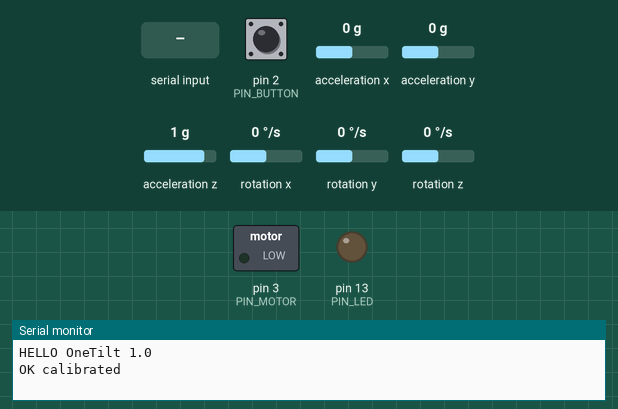
A sketch run on a simulated Arduino Nano, built with avr-gcc and run on an emulated ATmega328P. On the bench: switched loads named in the sketch (green lamp = pin HIGH), output pins drawn as LEDs (lit = HIGH), the last lines printed to the serial monitor. Wiring (inferred from the names in the program): MPU-6050 motion sensor at I2C address 0x68. Dashed ring = blinking. The inputs (shaded band) are chosen by the test bench; at power-on: pin 2 (PIN_BUTTON) HIGH, acceleration y 0 g, acceleration x 0 g, acceleration z 1 g, rotation x 0 °/s, rotation y 0 °/s, rotation z 0 °/s.

Above: at 5.2 s.
5.3 s: pin 2 (PIN_BUTTON) pulled LOW for 0.15 s
At 6.1 s:
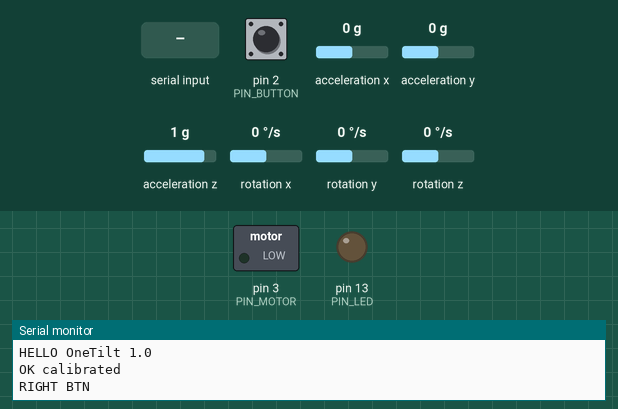
6.9 s: "C90\n" received over Serial
At 7.88 s:
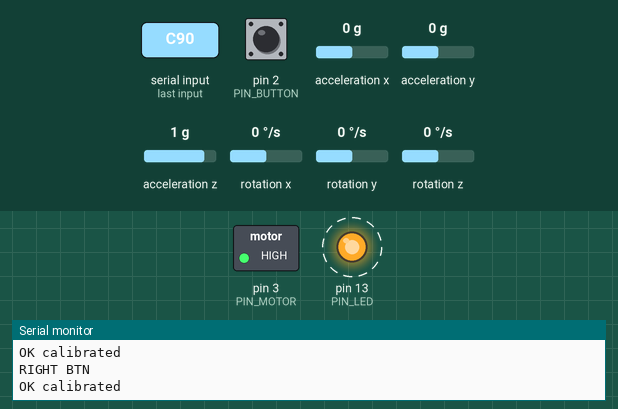
9.5 s: acceleration y set to -1.4 g
At 10.8 s:
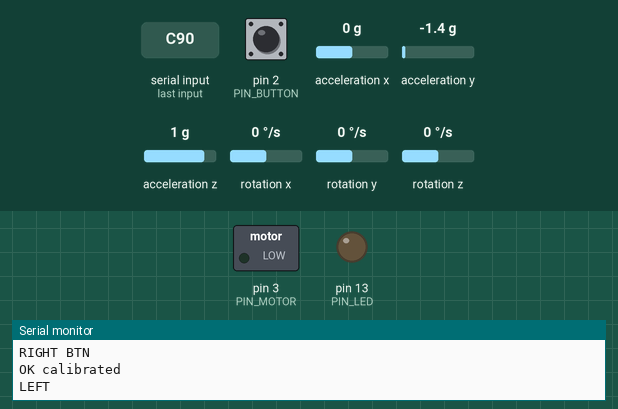
11.1 s: pin 2 (PIN_BUTTON) pulled LOW for 1 s
At 12.7 s:
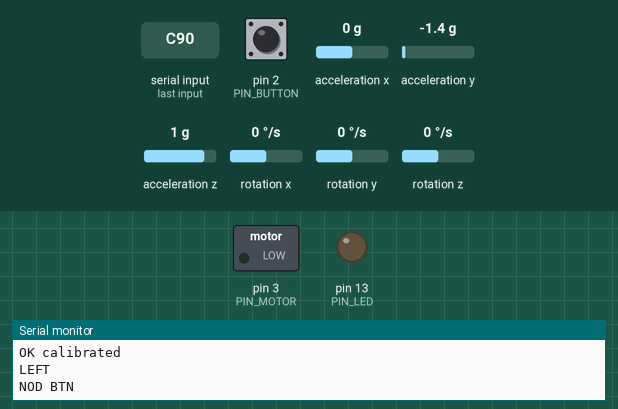
Timing chart, 0 to 14.2 s (numbered marks = the images above; inputs shaded):
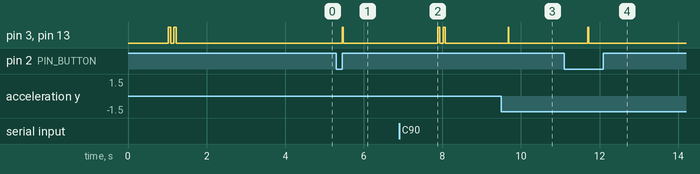

The sketch:

one_tilt_headband.ino
```cpp
// One-Tilt Web - headband firmware
// Board : Arduino Nano (ATmega328P)          Sensor : MPU6050 (I2C)
//
// Wiring
//   MPU6050 VCC -> 5V      GND -> GND      SDA -> A4      SCL -> A5
//   Vibration motor via NPN transistor (2N2222 + 1k base resistor + flyback diode) -> D3
//   Arcade button (backup switch) -> D2 and GND (internal pull-up)
//
// Serial protocol, 115200 baud, one line per message
//   Device -> browser : HELLO OneTilt <version>
//                       LEFT | RIGHT | NOD | UP | HELP   (optionally followed by " BTN")
//                       A,<roll>,<pitch>                  (live angles when streaming is on)
//                       OK <what> | ERR <why> | CFG ...
//   Browser -> device : C            calibrate neutral pose (keep head still ~1 s)
//                       B1 | B2 | B3 buzz: short tick, double, long
//                       V1 | V0      live angle stream on/off
//                       S,<tilt>,<nod>,<look>   thresholds in degrees
//                       O,<swap>,<invRoll>,<invPitch>  how the sensor is mounted (0/1 each)
//                       P            ping (answers PONG)       ?  print config
//
// Settings are kept in EEPROM, so a caregiver only has to tune them once.

#include <Wire.h>
#include <EEPROM.h>
#include <math.h>
#include "gesture.h"

#define FW_VERSION "1.0"

const uint8_t MPU_ADDR = 0x68;
const uint8_t PIN_BUTTON = 2;
const uint8_t PIN_MOTOR = 3;
const uint8_t PIN_LED = 13;

const uint16_t SAMPLE_US = 5000;        // 200 Hz
const float GYRO_WEIGHT = 0.96f;         // complementary filter
const float RAD2DEG = 57.2957795f;
const uint16_t LONG_PRESS_MS = 600;

struct Settings {
  uint8_t magic;
  float tiltDeg, nodDeg, lookDeg;
  uint8_t swapAxes, invRoll, invPitch;
};
const uint8_t SETTINGS_MAGIC = 0x5A;

Settings settings;
GestureEngine engine;

float roll = 0, pitch = 0;               // filtered absolute angles
float neutralRoll = 0, neutralPitch = 0;
float gyroBiasX = 0, gyroBiasY = 0;
bool streamAngles = false;
bool sensorOk = false;
uint32_t lastSampleUs = 0, lastStreamMs = 0;

// ---------- MPU6050 ----------
void mpuWrite(uint8_t reg, uint8_t value) {
  Wire.beginTransmission(MPU_ADDR);
  Wire.write(reg);
  Wire.write(value);
  Wire.endTransmission();
}

uint8_t mpuReadByte(uint8_t reg) {
  Wire.beginTransmission(MPU_ADDR);
  Wire.write(reg);
  if (Wire.endTransmission(false) != 0) return 0xFF;
  if (Wire.requestFrom(MPU_ADDR, (uint8_t)1) != 1) return 0xFF;
  return Wire.read();
}

// Two separate statements so the high byte is always read first.
int16_t read16() {
  uint8_t hi = Wire.read();
  uint8_t lo = Wire.read();
  return (int16_t)(((uint16_t)hi << 8) | lo);
}

bool mpuReadRaw(int16_t &ax, int16_t &ay, int16_t &az, int16_t &gx, int16_t &gy) {
  Wire.beginTransmission(MPU_ADDR);
  Wire.write(0x3B);
  if (Wire.endTransmission(false) != 0) return false;
  if (Wire.requestFrom(MPU_ADDR, (uint8_t)14) != 14) return false;
  ax = read16();
  ay = read16();
  az = read16();
  read16();                              // temperature
  gx = read16();
  gy = read16();
  read16();                              // gz (unused)
  return true;
}

bool mpuInit() {
  mpuWrite(0x6B, 0x00);  // wake up
  delay(50);
  mpuWrite(0x1A, 0x03);  // digital low-pass filter ~44 Hz
  mpuWrite(0x1B, 0x00);  // gyro +-250 deg/s  (131 LSB per deg/s)
  mpuWrite(0x1C, 0x00);  // accel +-2 g
  uint8_t who = mpuReadByte(0x75);
  // Genuine parts answer 0x68; common clones answer 0x70, 0x72 or 0x98.
  return who == 0x68 || who == 0x70 || who == 0x72 || who == 0x98;
}

// Accelerometer-only angles. Recommended mounting: module flat on top of the band,
// chip side up, the printed X arrow pointing forward (towards the face). Then
//   roll  > 0 when the right ear goes down, pitch < 0 when the chin goes down.
// Other mountings are fixed from the side panel (swap / flip), no re-flashing.
void accelAngles(int16_t ax, int16_t ay, int16_t az, float &r, float &p) {
  r = atan2((float)ay, (float)az) * RAD2DEG;
  p = atan2((float)ax, sqrt((float)ay * ay + (float)az * az)) * RAD2DEG;
}

// ---------- buzzer (non-blocking) ----------
uint8_t buzzSteps = 0;      // remaining on/off steps
uint16_t buzzOnMs = 0, buzzOffMs = 0;
uint32_t buzzNextMs = 0;
bool buzzOn = false;

void buzz(uint8_t pulses, uint16_t onMs, uint16_t offMs) {
  buzzSteps = pulses * 2;
  buzzOnMs = onMs;
  buzzOffMs = offMs;
  buzzNextMs = millis();
}

void serviceBuzzer() {
  if (!buzzSteps || (int32_t)(millis() - buzzNextMs) < 0) return;
  buzzOn = !buzzOn;
  digitalWrite(PIN_MOTOR, buzzOn ? HIGH : LOW);
  digitalWrite(PIN_LED, buzzOn ? HIGH : LOW);
  buzzNextMs = millis() + (buzzOn ? buzzOnMs : buzzOffMs);
  buzzSteps--;
  if (!buzzSteps) {
    buzzOn = false;
    digitalWrite(PIN_MOTOR, LOW);
    digitalWrite(PIN_LED, LOW);
  }
}

// ---------- settings ----------
void applySettings() {
  engine.cfg.tiltDeg = settings.tiltDeg;
  engine.cfg.nodDeg = settings.nodDeg;
  engine.cfg.lookDeg = settings.lookDeg;
}

void loadSettings() {
  EEPROM.get(0, settings);
  if (settings.magic != SETTINGS_MAGIC || !(settings.tiltDeg > 3 && settings.tiltDeg < 60)) {
    settings.magic = SETTINGS_MAGIC;
    settings.tiltDeg = 18;
    settings.nodDeg = 12;
    settings.lookDeg = 15;
    settings.swapAxes = 0;
    settings.invRoll = 0;
    settings.invPitch = 0;
  }
  applySettings();
}

void saveSettings() { EEPROM.put(0, settings); }

void printConfig() {
  Serial.print(F("CFG tilt=")); Serial.print(settings.tiltDeg, 1);
  Serial.print(F(" nod=")); Serial.print(settings.nodDeg, 1);
  Serial.print(F(" look=")); Serial.print(settings.lookDeg, 1);
  Serial.print(F(" swap=")); Serial.print(settings.swapAxes);
  Serial.print(F(" invRoll=")); Serial.print(settings.invRoll);
  Serial.print(F(" invPitch=")); Serial.print(settings.invPitch);
  Serial.print(F(" sensor=")); Serial.println(sensorOk ? F("ok") : F("missing"));
}

// ---------- calibration ----------
void calibrate() {
  if (!sensorOk) { Serial.println(F("ERR sensor not found")); return; }
  const uint16_t N = 200;
  float sumR = 0, sumP = 0, sumGx = 0, sumGy = 0;
  uint16_t got = 0;
  for (uint16_t i = 0; i < N; i++) {
    int16_t ax, ay, az, gx, gy;
    if (mpuReadRaw(ax, ay, az, gx, gy)) {
      float r, p;
      accelAngles(ax, ay, az, r, p);
      sumR += r; sumP += p; sumGx += gx; sumGy += gy;
      got++;
    }
    delay(4);
  }
  if (!got) { Serial.println(F("ERR calibration read failed")); return; }
  roll = sumR / got;
  pitch = sumP / got;
  gyroBiasX = sumGx / got;
  gyroBiasY = sumGy / got;
  neutralRoll = roll;
  neutralPitch = pitch;
  engine.reset();
  Serial.println(F("OK calibrated"));
  buzz(2, 60, 80);
}

// ---------- serial commands ----------
char lineBuf[40];
uint8_t lineLen = 0;

void handleCommand(char *cmd) {
  switch (cmd[0]) {
    case 'C': calibrate(); break;
    case 'B':
      if (cmd[1] == '2') buzz(2, 70, 90);
      else if (cmd[1] == '3') buzz(1, 450, 0);
      else buzz(1, 60, 0);
      break;
    case 'V': streamAngles = cmd[1] == '1'; Serial.println(streamAngles ? F("OK stream on") : F("OK stream off")); break;
    case 'S': {
      float t, n, l;
      char *p = cmd + 2;
      t = atof(p); p = strchr(p, ','); if (!p) break;
      n = atof(++p); p = strchr(p, ','); if (!p) break;
      l = atof(++p);
      if (t < 5 || t > 45 || n < 5 || n > 45 || l < 5 || l > 45) { Serial.println(F("ERR range 5-45")); break; }
      settings.tiltDeg = t; settings.nodDeg = n; settings.lookDeg = l;
      applySettings(); saveSettings(); printConfig();
      break;
    }
    case 'O': {
      // O,<swap>,<invRoll>,<invPitch>
      if (strlen(cmd) < 7) { Serial.println(F("ERR use O,s,r,p")); break; }
      settings.swapAxes = cmd[2] == '1';
      settings.invRoll = cmd[4] == '1';
      settings.invPitch = cmd[6] == '1';
      saveSettings(); printConfig();
      break;
    }
    case 'P': Serial.println(F("PONG")); break;
    case '?': printConfig(); break;
    default: Serial.println(F("ERR unknown command"));
  }
}

void readSerial() {
  while (Serial.available()) {
    char c = Serial.read();
    if (c == '\n' || c == '\r') {
      if (lineLen) { lineBuf[lineLen] = 0; handleCommand(lineBuf); lineLen = 0; }
    } else if (lineLen < sizeof(lineBuf) - 1) {
      lineBuf[lineLen++] = c;
    }
  }
}

// ---------- backup button ----------
bool btnDown = false, btnLongSent = false;
uint32_t btnSince = 0, btnChangeMs = 0;

void serviceButton() {
  bool pressed = digitalRead(PIN_BUTTON) == LOW;
  uint32_t now = millis();
  if (pressed != btnDown && now - btnChangeMs > 25) {  // debounce
    btnChangeMs = now;
    btnDown = pressed;
    if (pressed) { btnSince = now; btnLongSent = false; }
    else if (!btnLongSent) { Serial.println(F("RIGHT BTN")); buzz(1, 30, 0); }  // short press = next
  }
  if (btnDown && !btnLongSent && now - btnSince >= LONG_PRESS_MS) {
    btnLongSent = true;
    Serial.println(F("NOD BTN"));                                               // long press = select
    buzz(1, 30, 0);
  }
}

// ---------- main ----------
void setup() {
  pinMode(PIN_MOTOR, OUTPUT);
  pinMode(PIN_LED, OUTPUT);
  pinMode(PIN_BUTTON, INPUT_PULLUP);
  Serial.begin(115200);
  Wire.begin();
  Wire.setClock(400000);
#if defined(WIRE_HAS_TIMEOUT)
  Wire.setWireTimeout(3000, true);  // never hang if a wire comes loose
#endif
  loadSettings();
  sensorOk = mpuInit();
  Serial.print(F("HELLO OneTilt ")); Serial.println(F(FW_VERSION));
  if (!sensorOk) Serial.println(F("ERR MPU6050 not found - check SDA/A4 and SCL/A5"));
  calibrate();
  lastSampleUs = micros();
}

void loop() {
  readSerial();
  serviceButton();
  serviceBuzzer();
  if (!sensorOk) return;

  uint32_t nowUs = micros();
  if (nowUs - lastSampleUs < SAMPLE_US) return;
  float dt = (nowUs - lastSampleUs) * 1e-6f;
  lastSampleUs = nowUs;

  int16_t ax, ay, az, gx, gy;
  if (!mpuReadRaw(ax, ay, az, gx, gy)) return;

  float accRoll, accPitch;
  accelAngles(ax, ay, az, accRoll, accPitch);
  float rateRoll = (gx - gyroBiasX) / 131.0f;
  float ratePitch = -(gy - gyroBiasY) / 131.0f;  // same sign as the accelerometer pitch
  roll = GYRO_WEIGHT * (roll + rateRoll * dt) + (1 - GYRO_WEIGHT) * accRoll;
  pitch = GYRO_WEIGHT * (pitch + ratePitch * dt) + (1 - GYRO_WEIGHT) * accPitch;

  float r = roll - neutralRoll;
  float p = pitch - neutralPitch;
  if (settings.swapAxes) { float t = r; r = p; p = t; }
  if (settings.invRoll) r = -r;
  if (settings.invPitch) p = -p;

  // Very slow re-centring while the head rests, so sensor drift and slumping
  // over a long session don't trigger gestures on their own.
  if (engine.isResting() && fabs(r) < engine.cfg.rearmDeg && fabs(p) < engine.cfg.rearmDeg) {
    neutralRoll += (roll - neutralRoll) * 0.0005f;
    neutralPitch += (pitch - neutralPitch) * 0.0005f;
  }

  uint32_t now = millis();
  GestureEvent ev = engine.update(r, p, now);
  if (ev != EV_NONE) {
    Serial.println(gestureName(ev));
    if (ev == EV_HELP) buzz(3, 120, 100);
    else buzz(1, 25, 0);  // tiny tick so the user feels the gesture registered
  }

  if (streamAngles && now - lastStreamMs >= 50) {
    lastStreamMs = now;
    Serial.print(F("A,")); Serial.print(r, 1); Serial.print(','); Serial.println(p, 1);
  }
}
```

gesture.h
```cpp
// One-Tilt Web - gesture engine
// Turns head angles (degrees, relative to the user's calibrated neutral pose)
// into a small set of events. Pure C++ with no Arduino dependencies, so the
// same file runs on the Nano and in the host unit tests (firmware/test).
//
//   roll  > 0 : head tilted to the user's right
//   pitch < 0 : head tilted down (chin to chest)
//   pitch > 0 : head tilted up (looking at the ceiling)
//
// Events
//   RIGHT / LEFT : tilt held past the threshold for tiltHoldMs (move highlight)
//   NOD          : quick down-and-back within nodMaxMs (select)
//   UP           : look up, then come back (start voice input)
//   HELP         : keep looking up for helpHoldMs (help alert)
#ifndef ONE_TILT_GESTURE_H
#define ONE_TILT_GESTURE_H

#include <stdint.h>

enum GestureEvent : uint8_t { EV_NONE = 0, EV_LEFT, EV_RIGHT, EV_NOD, EV_UP, EV_HELP };

inline const char *gestureName(GestureEvent e) {
  switch (e) {
    case EV_LEFT: return "LEFT";
    case EV_RIGHT: return "RIGHT";
    case EV_NOD: return "NOD";
    case EV_UP: return "UP";
    case EV_HELP: return "HELP";
    default: return "NONE";
  }
}

struct GestureConfig {
  float tiltDeg;         // roll needed for LEFT/RIGHT
  float nodDeg;          // pitch down needed for NOD
  float lookDeg;         // pitch up needed for UP/HELP
  float rearmDeg;        // head must return within this to re-arm
  uint16_t tiltHoldMs;   // tilt must be held this long (filters twitches)
  uint16_t nodMinMs;     // nod shorter than this is treated as noise
  uint16_t nodMaxMs;     // nod must come back within this
  uint16_t lookMinMs;    // look-up must be held at least this long
  uint16_t helpHoldMs;   // look-up held this long = HELP
  uint16_t repeatMs;     // 0 = no auto-repeat while a tilt is held

  GestureConfig()
      : tiltDeg(18), nodDeg(12), lookDeg(15), rearmDeg(7), tiltHoldMs(120), nodMinMs(60),
        nodMaxMs(900), lookMinMs(250), helpHoldMs(3000), repeatMs(0) {}
};

class GestureEngine {
 public:
  GestureConfig cfg;

  GestureEngine() : state_(IDLE), t0_(0), lastFire_(0), fired_(false) {}

  void reset() { state_ = WAIT_NEUTRAL; fired_ = false; }

  // True when the head is resting near neutral (used for slow drift correction).
  bool isResting() const { return state_ == IDLE; }

  GestureEvent update(float roll, float pitch, uint32_t now) {
    const float ar = roll < 0 ? -roll : roll;
    const float ap = pitch < 0 ? -pitch : pitch;
    switch (state_) {
      case IDLE: {
        // Pick the axis that is furthest past its own threshold.
        float tiltExcess = ar - cfg.tiltDeg;
        float downExcess = -pitch - cfg.nodDeg;
        float upExcess = pitch - cfg.lookDeg;
        if (tiltExcess <= 0 && downExcess <= 0 && upExcess <= 0) return EV_NONE;
        t0_ = now;
        fired_ = false;
        if (tiltExcess >= downExcess && tiltExcess >= upExcess) {
          state_ = roll > 0 ? TILT_RIGHT : TILT_LEFT;
        } else if (downExcess >= upExcess) {
          state_ = NOD_DOWN;
        } else {
          state_ = LOOK_UP;
        }
        return EV_NONE;
      }

      case TILT_LEFT:
      case TILT_RIGHT: {
        const bool right = state_ == TILT_RIGHT;
        const bool held = right ? roll > cfg.tiltDeg - 3 : roll < -(cfg.tiltDeg - 3);
        if (held) {
          if (!fired_ && now - t0_ >= cfg.tiltHoldMs) {
            fired_ = true;
            lastFire_ = now;
            return right ? EV_RIGHT : EV_LEFT;
          }
          if (fired_ && cfg.repeatMs && now - lastFire_ >= cfg.repeatMs) {
            lastFire_ = now;
            return right ? EV_RIGHT : EV_LEFT;
          }
          return EV_NONE;
        }
        if (ar < cfg.rearmDeg && ap < cfg.rearmDeg) state_ = IDLE;
        else state_ = WAIT_NEUTRAL;
        return EV_NONE;
      }

      case NOD_DOWN: {
        const uint32_t dt = now - t0_;
        if (pitch > -cfg.rearmDeg) {  // came back up
          state_ = (ar < cfg.rearmDeg) ? IDLE : WAIT_NEUTRAL;
          if (dt >= cfg.nodMinMs && dt <= cfg.nodMaxMs) return EV_NOD;
          return EV_NONE;
        }
        if (dt > cfg.nodMaxMs) state_ = WAIT_NEUTRAL;  // resting chin down, not a nod
        return EV_NONE;
      }

      case LOOK_UP: {
        const uint32_t dt = now - t0_;
        if (pitch > cfg.lookDeg - 3) {
          if (!fired_ && dt >= cfg.helpHoldMs) {
            fired_ = true;
            return EV_HELP;
          }
          return EV_NONE;
        }
        if (pitch < cfg.rearmDeg) {  // came back
          state_ = (ar < cfg.rearmDeg) ? IDLE : WAIT_NEUTRAL;
          if (!fired_ && dt >= cfg.lookMinMs) return EV_UP;
          return EV_NONE;
        }
        return EV_NONE;  // in between: keep waiting
      }

      case WAIT_NEUTRAL:
      default:
        if (ar < cfg.rearmDeg && ap < cfg.rearmDeg) state_ = IDLE;
        return EV_NONE;
    }
  }

 private:
  enum State : uint8_t { IDLE, TILT_LEFT, TILT_RIGHT, NOD_DOWN, LOOK_UP, WAIT_NEUTRAL };
  State state_;
  uint32_t t0_, lastFire_;
  bool fired_;
};

#endif
```

Measured:
- after the input at 5.3 s, pin 3 (PIN_MOTOR), pin 13 (PIN_LED): LOW → HIGH after 0.15 s, → LOW 0.03 s later
- after the input at 6.9 s, pin 3 (PIN_MOTOR), pin 13 (PIN_LED): alternates HIGH for 0.06 s and LOW for 0.08 s, 4 changes in all, then stays LOW, starting after 0.98 s
- after the input at 9.5 s, pin 3 (PIN_MOTOR), pin 13 (PIN_LED): LOW → HIGH after 0.17 s, → LOW 0.02 s later
- after the input at 11.1 s, pin 3 (PIN_MOTOR), pin 13 (PIN_LED): LOW → HIGH after 0.60 s, → LOW 0.03 s later
- by itself, pin 3 (PIN_MOTOR), pin 13 (PIN_LED): alternates HIGH for 0.06 s and LOW for 0.08 s, 4 changes in all, then stays LOW
